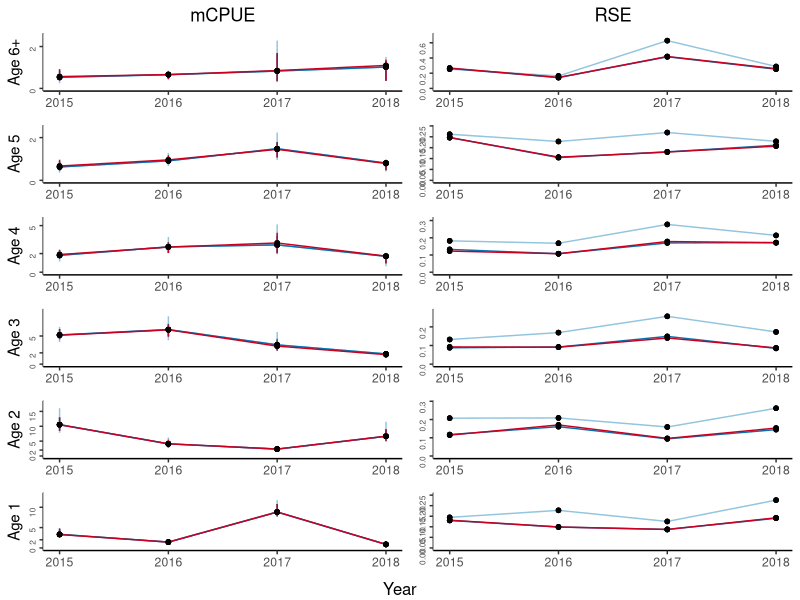

Reproduce this figure in R. (Note: this script raises an error after producing the figure.)
#
# Example of tabulated plot inspired by Gerritsen et al. 2006
#

library(ggplot2)
library(grid)
library(gridExtra)
library(egg)

#' @noRd
makeColorMap <- function(columns, color){
  colors <- as.list(rep(color, length(columns)))
  names(colors) <- columns
  return(colors)
}

#' @noRd
panelPlotOverlay <- function(plotData, columnGroups, xVariable, yVariable, yVariableUpper, yVariableLower, xlimrow, ylimcol, showX=F, showY=F, ylabel="", basetheme=NULL, titletext="", pointcol=NULL, linecol=NULL, errorcol=NULL, tickmarks=NULL){
  
  panelplot <- ggplot(plotData, aes_string(x=xVariable, y=yVariable)) + xlim(xlimrow) + ylab(ylabel) + ylim(ylimcol)
  
  cols <- unique(plotData[,columnGroups])
  for (col in cols){
    colData <- plotData[plotData[,columnGroups] == col,]
    if (!is.null(yVariableUpper) & !is.null(yVariableLower)){
      panelplot <- panelplot + geom_linerange(data=colData, aes_string(ymin=yVariableLower, ymax=yVariableUpper), color=errorcol[[col]])
    }  
    #points and lines
    if (nrow(colData) == 0){
      panelplot <- panelplot + geom_blank()
    }
    else{
      panelplot <- panelplot + geom_line(data=colData,color=linecol[[col]]) + geom_point(shape=20, size=2, color=pointcol[[col]])
    }
    
    if (!is.null(title) & col == cols[1]){
      panelplot <- panelplot + ggtitle(titletext)
    }
    
  }

  panelplot <- panelplot + basetheme()
  panelplot <- panelplot + theme(panel.grid.minor = element_blank(), panel.grid.major = element_blank())
  if (!is.null(tickmarks)){
    panelplot <- panelplot + scale_y_continuous(breaks=tickmarks, limits = ylimcol)
  }
  if (!showX){
    panelplot <- panelplot + theme(axis.title.x = element_blank(), axis.text.x=element_blank())
  }
  else{
    panelplot <- panelplot + theme(axis.title.x = element_blank())
  }
  
  if (!showY){
    panelplot <- panelplot + theme(axis.title.y = element_blank(), axis.text.y=element_blank())
  }
  
  return(panelplot)
}

#' @noRd
panelPlot  <- function(plotdata, xVariable, yVariable, yVariableUpper, yVariableLower, xlimrow, ylimcol, ylabel, basetheme, showX=F, showY=F, title=NULL, pointcol="white", linecol="black", errorcol="black", tickmarks=NULL){
  
  panelplot <- ggplot(plotdata, aes_string(x=xVariable, y=yVariable)) + xlim(xlimrow) + ylab(ylabel) + ylim(ylimcol)

  #error bars
  if (!is.null(yVariableUpper) & !is.null(yVariableLower)){
    panelplot <- panelplot + geom_linerange(aes_string(ymin=yVariableLower, ymax=yVariableUpper), color=errorcol)
  }
  
  #points and lines
  if (nrow(plotdata) == 0){
    panelplot <- panelplot + geom_blank()
  }
  else{
    panelplot <- panelplot + geom_line(color=linecol) + geom_point(shape=20, size=2, color=pointcol)
  }
  
  panelplot <- panelplot + basetheme()
  panelplot <- panelplot + theme(panel.grid.minor = element_blank(), panel.grid.major = element_blank())
  if (!is.null(tickmarks)){
    panelplot <- panelplot + scale_y_continuous(breaks=tickmarks, limits = ylimcol)
  }
  if (!showX){
    panelplot <- panelplot + theme(axis.title.x = element_blank(), axis.text.x=element_blank())
  }
  else{
    panelplot <- panelplot + theme(axis.title.x = element_blank())
  }
  if (!showY){
    panelplot <- panelplot + theme(axis.title.y = element_blank(), axis.text.y=element_blank())
  }
  if (!is.null(title)){
    panelplot <- panelplot + ggtitle(title)
  }
  
  return(panelplot)
}

#' Table plot
#' @description 
#'  makes a tabulated plot of estimates grouped by two covariates, one for columns, one for rows. axes of all plots are the same variables.
#' @details 
#'  If 'yVariableUpper' and 'yVaraiateLower' is not provided, error bars will not be plotted
#' @param data data.table() with data, must contain columns identified by parameters 'columnGroups', 'rowGroups', 'xVariable' and 'yVariable'
#' @param columnGroups character() identifies column in data that identifies the grouping used for columns in the plot
#' @param rowGRoups character() identifies column in data that identifies the grouping used for rows in the plot
#' @param xVariable character() identifies column in data containting variable to be used for x-axis
#' @param yVariable character() identifies column in data containing variable to be used for y-axis
#' @param yVariableLower character(), optional, identifies column in data containing lower limits for error bars
#' @param yVariableUpper character(), optional,  identifies column in data containing upper limits for error bars
#' @param ylab character(), optional, label for y-axis, if not provided 'yVariable' will be used.
#' @param ymin numeric(), optional, lower bounds of y axis, if not NULL y axis will be adopted to data for each column
#' @param ymax numeric(), optional, upper bounds of y axis, if not provided y axis will be adopted to data for each column
#' @param xlim vector, optional, lower and upper bounds of x axis, if not provided y axis will be adapted to data for each row
#' @param pointcol character() or named list mapping the values in data[,columnGroups] to colors, color of points in plots
#' @param linecol character() or named list mapping the values in data[,columnGroups] to colors color of connecting lines in plots
#' @param errorcol character() or named list mapping the values in data[,columnGroups] to colors color of error bars
#' @param tickmarks numeric() specifies tickmarks for y-axis
#' @param basetheme ggplot2 - theme function to use for plotting. Default adjusts y-axis label alignments to account for variable width of tick-labels.
stackedPanels <- function(data, columnGroups, rowGroups, xVariable, yVariable, yVariableLower=NULL, yVariableUpper=NULL, ylab=NULL, xlab=NULL, xlim=NULL, ymin=0, ymax=NULL, pointcol="black", linecol="#cb181d", errorcol="#cb181d", tickmarks=NULL, basetheme=function(x){ggplot2::theme_classic() + theme(plot.title = element_text(hjust = 0.5), axis.text.y = element_text(angle = 90, hjust = 1, size=6))}){
  
  if(is.numeric(columnGroups) | is.numeric(rowGroups)){
    stop("ColumnGroups and rowGroups can not be numeric variables. Covert with as.character()")
  }
  
  if (!all(c(columnGroups, rowGroups, xVariable, yVariable) %in% names(data))){
    stop("Some arguments (columnGroups, rowGroups, xVariable, yVariable) not found in data.")
  }
  
  if (any(is.na(data[,c(columnGroups, rowGroups, xVariable)]))){
    stop("NAs in grouping variables or x variable")
  }

  if (is.null(yVariableUpper) + is.null(yVariableLower) == 1){
    stop("Provide either both yVariableUpper and yVariableLower, or neither of them")
  }
  
  if (is.null(ylab)){
    ylab <- yVariable
  }
  
  if (is.null(xlab)){
    xlab <- xVariable
  }
  
  rows <- sort(unique(unlist(data[,rowGroups])), decreasing = T)
  cols <- sort(unique(unlist(data[,columnGroups])))
  
  if (is.character(linecol)){
    linecol <- makeColorMap(cols, linecol)
  }
  if (is.character(pointcol)){
    pointcol <- makeColorMap(cols, pointcol)
  }
  if (is.character(errorcol)){
    errorcol <- makeColorMap(cols, errorcol)
  }
  
  panels <- list()
  for (row in rows){
    
    #determine ylims if necessary
    minvar <- yVariable
    if (!is.null(yVariableLower)){
      minvar <- yVariableLower  
    }
    miny <- ymin
    if (is.null(miny)){
      miny <- min(data[data[,rowGroups] == row,minvar])
      miny <- miny - abs(miny) * .1
    }
    
    maxvar <- yVariable
    if (!is.null(yVariableUpper)){
      maxvar <- yVariableUpper  
    }
    maxy <- ymax
    if (is.null(maxy)){
      maxy <- max(data[data[,rowGroups] == row,maxvar])
      maxy <- maxy + abs(maxy) * .1
    }
    ylimcol <- c(miny, maxy)
    
    for (col in cols){
      xlimrow <- xlim
      if (is.null(xlimrow)){
        xlimrow <- c(min(data[data[,columnGroups] == col,xVariable]), max(data[data[,columnGroups] == col,xVariable]))
      }
      
      title <- NULL
      if (row == rows[1]){
        title = col
      }
      
      plotdata <- data[data[,columnGroups] == col & data[,rowGroups] == row,]
      panel <- panelPlot(plotdata, xVariable, yVariable, yVariableUpper, yVariableLower, xlimrow, ylimcol, showX=(row == rows[length(rows)]), showY=(col == cols[1]), ylabel=row, basetheme=basetheme, title=title, pointcol=pointcol[[col]], linecol=linecol[[col]], errorcol=errorcol[[col]], tickmarks=tickmarks)
      panels[[paste(row, col, sep="/")]] <- panel
      
    }
  }
  
  ggarrange(
    plots=panels,
    nrow=length(rows),
    left=ylab,
    bottom=xlab
    )
}

#' Makes Two column plot-table
#' Same x-axis, and row-categories, but two different y-axis for the different groups.
#' values for each of the column groups are plotted on top of each other in the column to the right for yvariable1
#' values for each of the column groups are plotted on top of each other in the column to the left for yvariable2
overlayedColumnPlot <- function(data, columnGroups, rowGroups, xVariable, yVariable1, yVariable2, yVariable1Lower=NULL, yVariable1Upper=NULL, yVariable2Lower=NULL, yVariable2Upper=NULL, ylab1=NULL, ylab2=NULL, xlab=NULL, xlim=NULL, ymin1=0, ymin2=0, ymax1=NULL, ymax2=NULL, pointcol="black", linecol="#cb181d", errorcol="#cb181d", tickmarksY1=NULL, tickmarksY2=NULL, basetheme=function(x){ggplot2::theme_classic() + theme(plot.title = element_text(hjust = 0.5), axis.text.y = element_text(angle = 90, hjust = 1, size=6))}){
  if(is.numeric(columnGroups) | is.numeric(rowGroups)){
    stop("ColumnGroups and rowGroups can not be numeric variables. Covert with as.character()")
  }
  
  if (!all(c(columnGroups, rowGroups, xVariable, yVariable1, yVariable2) %in% names(data))){
    stop("Some arguments (columnGroups, rowGroups, xVariable, yVariable1, yvaraible2) not found in data.")
  }
  
  if (any(is.na(data[,c(columnGroups, rowGroups, xVariable)]))){
    stop("NAs in grouping variables or x variable")
  }
  
  if (is.null(yVariable1Upper) + is.null(yVariable1Lower) == 1){
    stop("Provide either both yVariableUpper and yVariableLower, or neither of them")
  }
  if (is.null(yVariable2Upper) + is.null(yVariable2Lower) == 1){
    stop("Provide either both yVariableUpper and yVariableLower, or neither of them")
  }
  
  if (is.null(ylab1)){
    ylab1 <- yVariable1
  }
  if (is.null(ylab2)){
    ylab2 <- yVariable2
  }
  
  if (is.null(xlab)){
    xlabel <- xVariable
  }
  else{
    xlabel <- xlab
  }
  
  rows <- sort(unique(unlist(data[,rowGroups])), decreasing = T)
  cols <- sort(unique(unlist(data[,columnGroups])))
  
  if (is.character(linecol)){
    linecol <- makeColorMap(cols, linecol)
  }
  if (is.character(pointcol)){
    pointcol <- makeColorMap(cols, pointcol)
  }
  if (is.character(errorcol)){
    errorcol <- makeColorMap(cols, errorcol)
  }
  
  panels <- list()
  for (row in rows){
    
    #determine ylims for yVariable1 if necessary
    minvar1 <- yVariable1
    if (!is.null(yVariable1Lower)){
      minvar1 <- yVariable1Lower  
    }
    miny1 <- ymin1
    if (is.null(miny1)){
      miny1 <- min(data[data[,rowGroups] == row,minvar1])
      miny1 <- miny1 - abs(miny1) * .1
    }
    
    maxvar1 <- yVariable1
    if (!is.null(yVariable1Upper)){
      maxvar1 <- yVariable1Upper  
    }
    maxy1 <- ymax1
    if (is.null(maxy1)){
      maxy1 <- max(data[data[,rowGroups] == row,maxvar1])
      maxy1 <- maxy1 + abs(maxy1) * .1
    }
    ylim1col <- c(miny1, maxy1)
    
    
    #determine ylims for yVariable2 if necessary
    minvar2 <- yVariable2
    if (!is.null(yVariable2Lower)){
      minvar2 <- yVariable2Lower  
    }
    miny2 <- ymin2
    if (is.null(miny2)){
      miny2 <- min(data[data[,rowGroups] == row,minvar2])
      miny2 <- miny2 - abs(miny2) * .1
    }
    
    maxvar2 <- yVariable2
    if (!is.null(yVariable2Upper)){
      maxvar2 <- yVariable2Upper  
    }
    maxy2 <- ymax2
    if (is.null(maxy2)){
      maxy2 <- max(data[data[,rowGroups] == row,maxvar2])
      maxy2 <- maxy2 + abs(maxy2) * .1
    }
    ylim2col <- c(miny2, maxy2)
    
    #get x-axis and title params
    xlimrow <- xlim
    if (is.null(xlimrow)){
      xlimrow <- c(min(data[,xVariable]), max(data[,xVariable]))
    }
    
    title1 <- NULL
    if (row == rows[1]){
      title1 = yVariable1
    }
    title2 <- NULL
    if (row == rows[1]){
      title2 = yVariable2
    }
    
    plotdata <- data[data[,rowGroups] == row,]
    #plot yvar1
    panel <- panelPlotOverlay(plotdata, columnGroups, xVariable, yVariable1, yVariable1Upper, yVariable1Lower, xlimrow, ylim1col, showX=T, showY=T, ylabel=row, basetheme=basetheme, title=title1, pointcol=pointcol, linecol=linecol, errorcol=errorcol, tickmarks=tickmarksY1)
    panels[[paste(row, "yvar1", sep="/")]] <- panel
    
    #plot yvar2
    panel <- panelPlotOverlay(plotdata, columnGroups, xVariable, yVariable2, yVariable2Upper, yVariable2Lower, xlimrow, ylim2col, showX=T, showY=T, ylabel=NULL, basetheme=basetheme, title=title2, pointcol=pointcol, linecol=linecol, errorcol=errorcol, tickmarks=tickmarksY2)
    panels[[paste(row, "yvar2", sep="/")]] <- panel
    
    
  }

  ggarrange(
    plots=panels,
    nrow=length(rows),
    bottom=xlabel
  )
  
}

warning("Change file reference to package location")
warning("Check which CI to use")
warning("Check axis labels")


#
# compare the estimated mCPUE from the two ALKs for each age group (showing confidence intervals)
#

alkresult <- read.csv("data/ALKs_results.csv", sep=";", stringsAsFactors = F, dec = ",", na.strings = c("#N/A"))
alkresult$bs <- NULL
alkresult[alkresult$Bootstrap=="Stratified", "bs"] <- "S"
alkresult[alkresult$Bootstrap=="ICES-IBTS", "bs"] <- "I"
alkresult[alkresult$Bootstrap=="Modified-ICES", "bs"] <- "mI"
alkresult$ALKm <- paste(alkresult$ALK, alkresult$bs, sep=", ")
alkresult$age <- paste("Age", alkresult$age)
alkresult$RSE <- alkresult$sd / alkresult$mCPUE


estimator_colors <- list()
estimator_colors[["area based, I"]] <- "#92c5de"
estimator_colors[["area based, mI"]] <- "#0571b0"
estimator_colors[["haul based, S"]] <- "#ca0020"

####
# Plot 1
# Using Q1 and all years
#
# Place legends outside of plot somewhere reasonable.
#
alkq1 <- alkresult[alkresult$Quarter=="Q1",]
alkq1 <- alkq1[alkq1$age != "Age 0",]
overlayedColumnPlot(data = alkq1, columnGroups = "ALKm", rowGroups = "age", xVariable = "Year", yVariable1 = "mCPUE", yVariable2 = "RSE", yVariable1Lower = "Q025", yVariable1Upper = "Q975", tickmarksY1 = c(0,2,5,10,15,20,25), tickmarksY2=NULL, pointcol = "black", linecol = estimator_colors, errorcol = estimator_colors)


stop()
####
# Plot 2 - for supplementary
# As plot 1, but for Q3, retaining age group 0
# Using Q3 and all years
alkq3 <- alkresult[alkresult$Quarter=="Q3",]
stackedPanels(data = alkq3, columnGroups = "ALKm", rowGroups = "age", xVariable = "Year", yVariable = "mCPUE", "Q025", "Q975", tickmarks = c(0,1,2,5,10,15,20,25))

#
# Compare expected RSE from the three bootstrap procedures for each age group
# Using Q3 and all years
#
stackedPanels(data = alkq3, columnGroups = "ALKm", rowGroups = "age", xVariable = "Year", yVariable = "RSE", tickmarks = c(0,.2,.4,.6))

#
# Compare resampling for haul based ALK
#
resamplingPrXcm <- read.csv("data/OtolithsOnly_1_per_xcm_haulBased.csv", sep=";", stringsAsFactors = F, dec=",", na.strings = c("#N/A"))
resamplingPrXcm$age <- paste("Age", resamplingPrXcm$age)
resamplingPrXcm$Year <- as.character(resamplingPrXcm$Year)
resamplingPrXcmQ1 <- resamplingPrXcm[resamplingPrXcm$Quarter=="Q1",]
resamplingPrXcmQ1 <- resamplingPrXcmQ1[resamplingPrXcmQ1$age != "Age 0",]

resamplingPrXcmQ3 <- resamplingPrXcm[resamplingPrXcm$Quarter=="Q3",]

####
# Plot 3
# Using Q1 and all years
# change order of x axis
# make B/W
#
stackedPanels(data = resamplingPrXcmQ1, columnGroups = "Year", rowGroups = "age", xVariable = "Otolith_1cm", yVariable = "cv", xlab="Length group width (cm)", ylab="RSE", ymin=0)


####
# Plot 4
# as plot 3, but for q3, and retaining age 0
# change order of x axis
# make B/W
#
stackedPanels(data = resamplingPrXcmQ3, columnGroups = "Year", rowGroups = "age", xVariable = "Otolith_1cm", yVariable = "cv", xlab="Length group width (cm)", ylab="RSE", ymin=0)



####
# Plot 5
# Need to add current sampling (C) to the right of 5 (included now as 7)
# Remove line connecting points, and add horisontal line for C.
# Put horisontal under points.
# Make B/W
#
resamplingFixedLengthGroups <- read.csv("OtolithsOnly_Results/OtolithsOnly_y_per_5cm_haulBased.csv", sep=";", stringsAsFactors = F, dec=".", na.strings = c("#N/A", "NA"))
resamplingFixedLengthGroups$age <- paste("Age", resamplingFixedLengthGroups$age)
resamplingFixedLengthGroups$Year <- as.character(resamplingFixedLengthGroups$Year)
resamplingFixedLengthGroupsQ1 <- resamplingFixedLengthGroupsQ1[resamplingFixedLengthGroupsQ1$Quarter=="Q1",]
resamplingFixedLengthGroupsQ1 <- resamplingFixedLengthGroupsQ1[resamplingFixedLengthGroupsQ1$age != "Age 0",]
resamplingFixedLengthGroupsQ1[resamplingFixedLengthGroupsQ1$Otolith_per5cm == "C", "Otolith_per5cm"] <- 7
resamplingFixedLengthGroupsQ1$Otolith_per5cm <- as.integer(resamplingFixedLengthGroupsQ1$Otolith_per5cm)

stackedPanels(data = resamplingFixedLengthGroups, columnGroups = "Year", rowGroups = "age", xVariable = "Otolith_per5cm", yVariable = "cv", xlab="Otoliths per 5cm", ylab="RSE", ymin=0)

####
# Plot 6 - supplementary
# As plot 5, but for Q3, and including Age 0
#

####
# Plot 7
# overlay 1 and 5 for otholith per 5 cm
# put legeneds outside plot somewhere reasonable. legend: 1 fish per 5 cm, 5 fish per 5 cm
# make B/W
resamplingOtolithsAndHauls <- read.csv("OtolithsAndHauls_Results_2015_2018/OtolAndHaul_1_5_per_5cm_areaBased2015_2018.csv", sep=";", stringsAsFactors = F, na.strings=c("NA"))
resamplingOtolithsAndHauls$cv <- resamplingOtolithsAndHauls$sd / resamplingOtolithsAndHauls$bootstrapMean
resamplingOtolithsAndHauls$age <- paste("Age", resamplingOtolithsAndHauls$age)
resamplingOtolithsAndHauls$Year <- as.character(resamplingOtolithsAndHauls$Year)
resamplingOtolithsAndHaulsQ1 <- resamplingOtolithsAndHauls[resamplingOtolithsAndHauls$Quarter=="Q1",]
resamplingOtolithsAndHaulsQ1 <- resamplingOtolithsAndHaulsQ1[resamplingOtolithsAndHaulsQ1$age != "Age 0",]

resamplingOtolithsAndHaulsQ1o5 <- resamplingOtolithsAndHaulsQ1[resamplingOtolithsAndHaulsQ1$Otolith_per5cm == 5,]
stackedPanels(data = resamplingOtolithsAndHaulsQ1o5, columnGroups = "Year", rowGroups = "age", xVariable = "N", yVariable = "cv", xlab="Number of hauls", ylab="RSE", ymin=0)

####
# Plot 8 - supplementary
# Like plot 7, but for Q3 and including aGE GROUP 0

####
# Plot 9  - supplementary
# Like plot 7, but for 1997 - 1999

####
# Plot 10  - supplementary
# Like plot 9, but for Q3 and including age group 0
